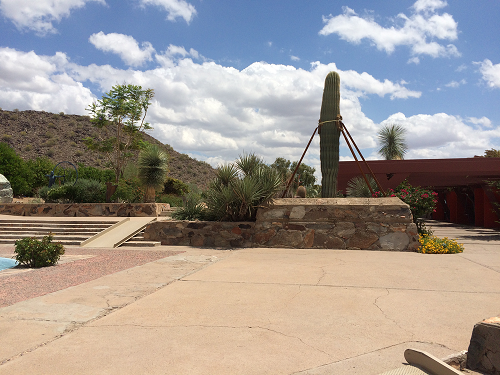
#> input picture left_01.png, 500 x 375 px
$ python '特征匹配.py'
#> lines starting #> are read from the running program, lines starting #| are printed output that depends on the picture; after the words box and inside, x2 and y2 are one past the last pixel; in counts of white or black regions, pixels touching at a corner belong together
import numpy as np
import cv2


imageA = cv2.imread("left_01.png")
#> imageA is the input picture: shape (375, 500, 3); mean B, G, R 145.3, 151, 158.9
imageB = cv2.imread("right_01.png")
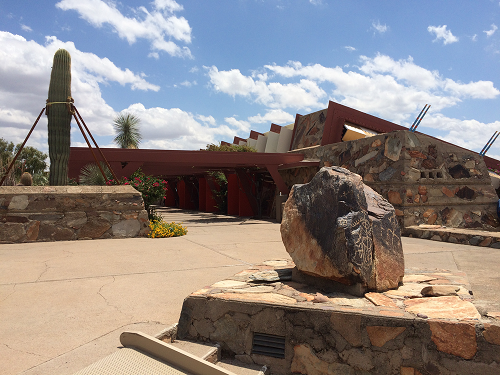
#> input picture right_01.png, 500 x 375 px
#> imageB is the input picture: shape (375, 500, 3); mean B, G, R 133.3, 135, 142.6
imageA = cv2.resize(imageA, (512, 512))
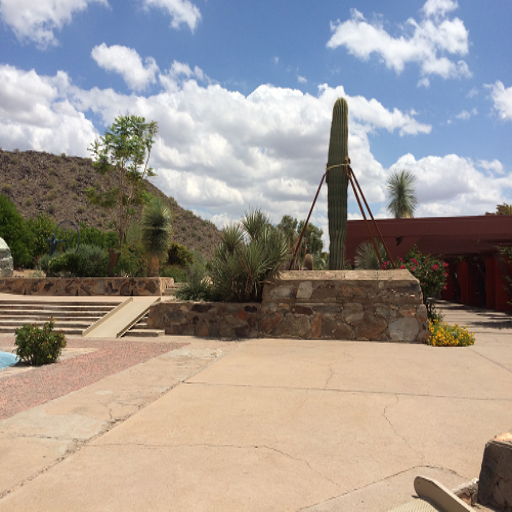
#> imageA: shape (512, 512, 3); mean B, G, R 145.2, 150.9, 158.7
imageB = cv2.resize(imageB, (512, 512))
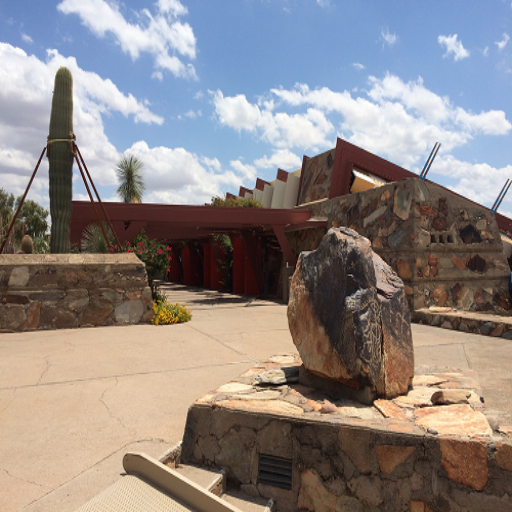
#> imageB: shape (512, 512, 3); mean B, G, R 133.2, 134.9, 142.5
grayA = cv2.cvtColor(imageA, cv2.COLOR_BGR2GRAY)
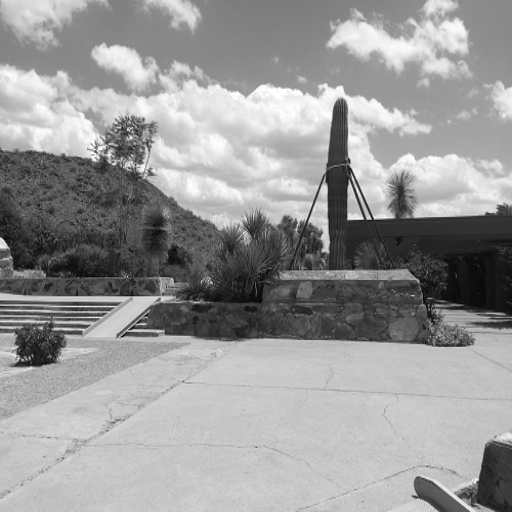
#> grayA: shape (512, 512); min 4, max 255, mean 152.6
grayB = cv2.cvtColor(imageB, cv2.COLOR_BGR2GRAY)
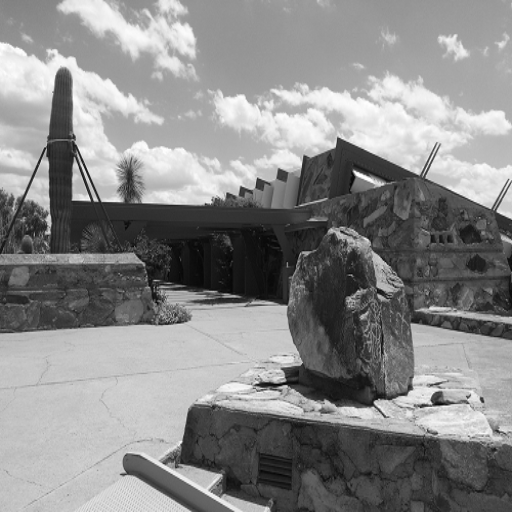
#> grayB: shape (512, 512); min 4, max 255, mean 137
# 建立sift生成容器
descriptor = cv2.xfeatures2d.SIFT_create()
kpsA, featuresA = descriptor.detectAndCompute(grayA, None)
#> kpsA = 1187 keypoints; strongest (x, y, size): (340, 110, 11.3), (368, 218, 2.9), (353, 215, 8.5), (361, 218, 2.6)
kpsB, featuresB = descriptor.detectAndCompute(grayB, None)
#> kpsB = 1319 keypoints; strongest (x, y, size): (357, 174, 4.1), (63, 81, 13), (438, 400, 9.4), (95, 199, 2.9)
kpsA = np.float32([kp.pt for kp in kpsA])
#> kpsA = 1187 pairs, first value 3.05 to 509.1, second value 3.22 to 506.2
kpsB = np.float32([kp.pt for kp in kpsB])
#> kpsB = 1319 pairs, first value 3.7 to 508.4, second value 6.03 to 509
matcher = cv2.BFMatcher()

# 使用KNN检测来自A、B图的SIFT特征匹配对，K=2
rawMatches = matcher.knnMatch(featuresA, featuresB, 2)
#> rawMatches = 1187 matches
# 输出的是特征点的数据结构
matches = []
for m in rawMatches:
    # 当最近距离跟次近距离的比值小于ratio值时，保留此匹配对
    if len(m) == 2 and m[0].distance < m[1].distance * 0.75:
        # 存储两个点在featuresA, featuresB中的索引值
        matches.append((m[0].trainIdx, m[0].queryIdx))
#> after the loop, matches = 196 pairs, first value 10 to 1289, second value 43 to 1184
# int
# queryIdx – > 是测试图像的特征点描述符（descriptor）的下标，同时也是描述符对应特征点（keypoint)的下标。
# int
# trainIdx – > 是样本图像的特征点描述符的下标，同样也是相应的特征点的下标。
# int
# imgIdx – > 当样本是多张图像的话有用。
# float
# distance – > 代表这一对匹配的特征点描述符（本质是向量）的欧氏距离，数值越小也就说明两个特征点越相像
# 当筛选后的匹配对大于4时，计算视角变换矩阵
if len(matches) > 4:
    # 获取匹配对的点坐标
    ptsA = np.float32([kpsA[i] for (_, i) in matches])
#> ptsA = 196 pairs, first value 16.13 to 506.2, second value 5.24 to 501.8
    ptsB = np.float32([kpsB[i] for (i, _) in matches])
#> ptsB = 196 pairs, first value 6.38 to 496.4, second value 10 to 476

# 计算视角变换矩阵
(H, status) = cv2.findHomography(ptsA, ptsB, cv2.RANSAC, 8)
#> H = [[2.43, -0.0837, -681], [0.718, 2.07, -311.5], [0.0028, -4.37e-05, 1]]; status = 196 values, max 1 at index 5, min 0 at index 0, mean 0.898
(hA, wA) = imageA.shape[:2]
#> hA = 512; wA = 512
(hB, wB) = imageB.shape[:2]
#> hB = 512; wB = 512
vis = np.zeros((max(hA, hB), wA + wB, 3), dtype="uint8")
vis[0:hA, 0:wA] = imageA
vis[0:hB, wA:] = imageB
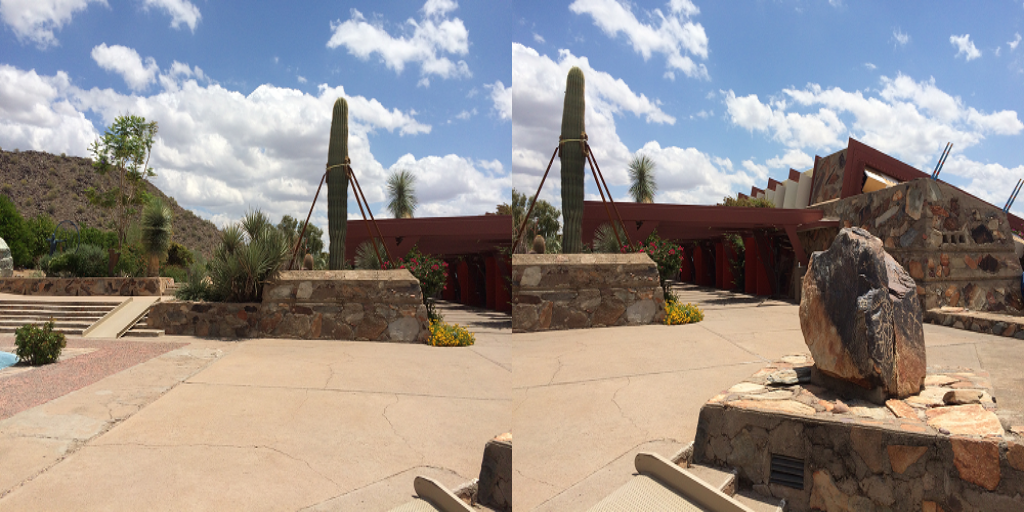
#> vis: shape (512, 1024, 3); mean B, G, R 139.2, 142.9, 150.6

# 联合遍历，画出匹配对
for ((trainIdx, queryIdx), s) in zip(matches, status):
    # 当点对匹配成功时，画到可视化图上
    if s == 1:
        # 画出匹配对
        ptA = (int(kpsA[queryIdx][0]), int(kpsA[queryIdx][1]))
        ptB = (int(kpsB[trainIdx][0]) + wA, int(kpsB[trainIdx][1]))
        print(ptA, end="")
        print(ptB)
        cv2.line(vis, ptA, ptB, (0, 255, 0), 1)
        cv2.circle(vis, ptA, 1,(0,0,255))
        cv2.circle(vis, ptB, 1,(255,0,0))
#> this loop made 196 passes
#> (trainIdx, queryIdx, s, ptA, ptB) on passes 6, 7, 8, 9, 10, 11, 12, 13, 14, 15, 16, 18: (16, 715, [1], (289, 184), (520, 155)), (10, 731, [1], (295, 317), (518, 307)), (27, 734, [1], (295, 222), (523, 198)), (17, 735, [1], (295, 271), (520, 254)), (49, 738, [1], (297, 92), (531, 51)), (29, 743, [1], (299, 293), (523, 280)), (68, 748, [1], (301, 78), (538, 37)), (39, 749, [1], (302, 284), (528, 270)), (46, 751, [1], (302, 255), (530, 235)), (40, 754, [1], (303, 280), (529, 265)), (77, 755, [1], (303, 93), (540, 54)), (47, 758, [1], (304, 291), (530, 278))
#> (ptA, ptB) on passes 61, 62, 64, 65, 67, 68: ((351, 153), (588, 129)), ((351, 339), (586, 326)), ((353, 267), (591, 250)), ((353, 215), (591, 195)), ((355, 239), (591, 221)), ((356, 105), (596, 81))
#| (289, 184)(520, 155)
#| (295, 317)(518, 307)
#| (295, 222)(523, 198)
#| (295, 271)(520, 254)
#| (297, 92)(531, 51)
#| (299, 293)(523, 280)
#| (301, 78)(538, 37)
#| (302, 284)(528, 270)
#> (further printed lines are left out)
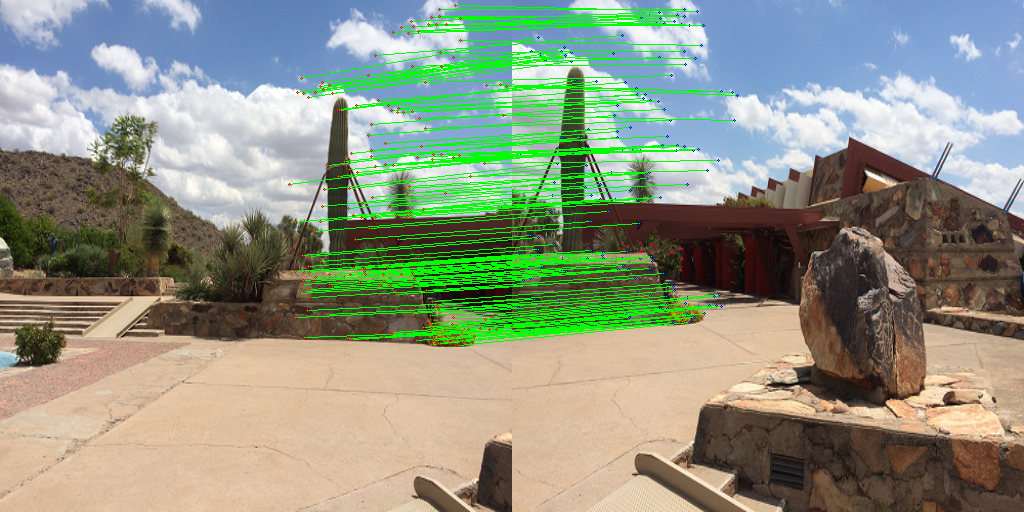
#> vis: shape (512, 1024, 3); 6.28% of pixels changed, all inside (x1, y1, x2, y2) = (288, 4, 739, 347)

cv2.imshow("Keypoint Matches", vis)
cv2.waitKey(0)
